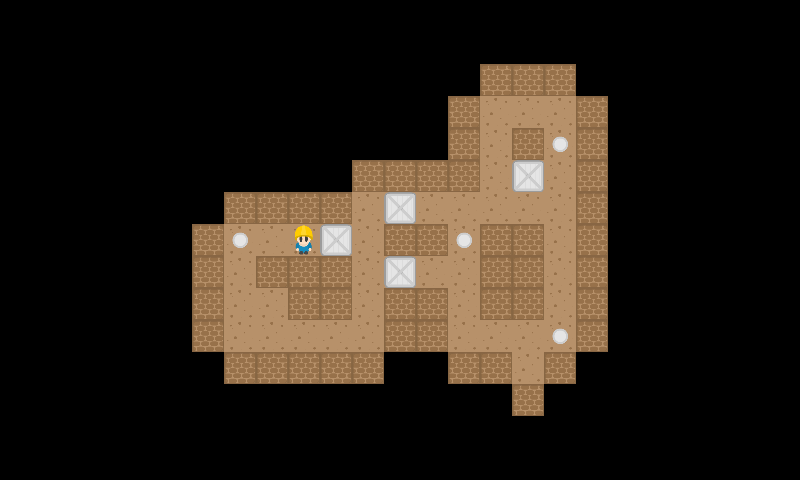

The image is a tile-based game level rendered from a .tmx file. Its description and source (layers, tilesets, objects; grid data summarised) follow:
An orthogonal 25x15 tile map with 32x32 px tiles, 2 tile layers (StaticMap, Objetos).

<map version="1.0" orientation="orthogonal" renderorder="right-down" width="25" height="15" tilewidth="32" tileheight="32">
 <tileset firstgid="1" source="Tileset.tsx" />
 <layer name="StaticMap" width="25" height="15">
  <data>[375 cells, 95 non-empty, 2 distinct tile ids]</data>
 </layer>
 <layer name="Objetos" width="25" height="15">
  <data>[375 cells, 9 non-empty, 3 distinct tile ids]</data>
 </layer>
</map>
